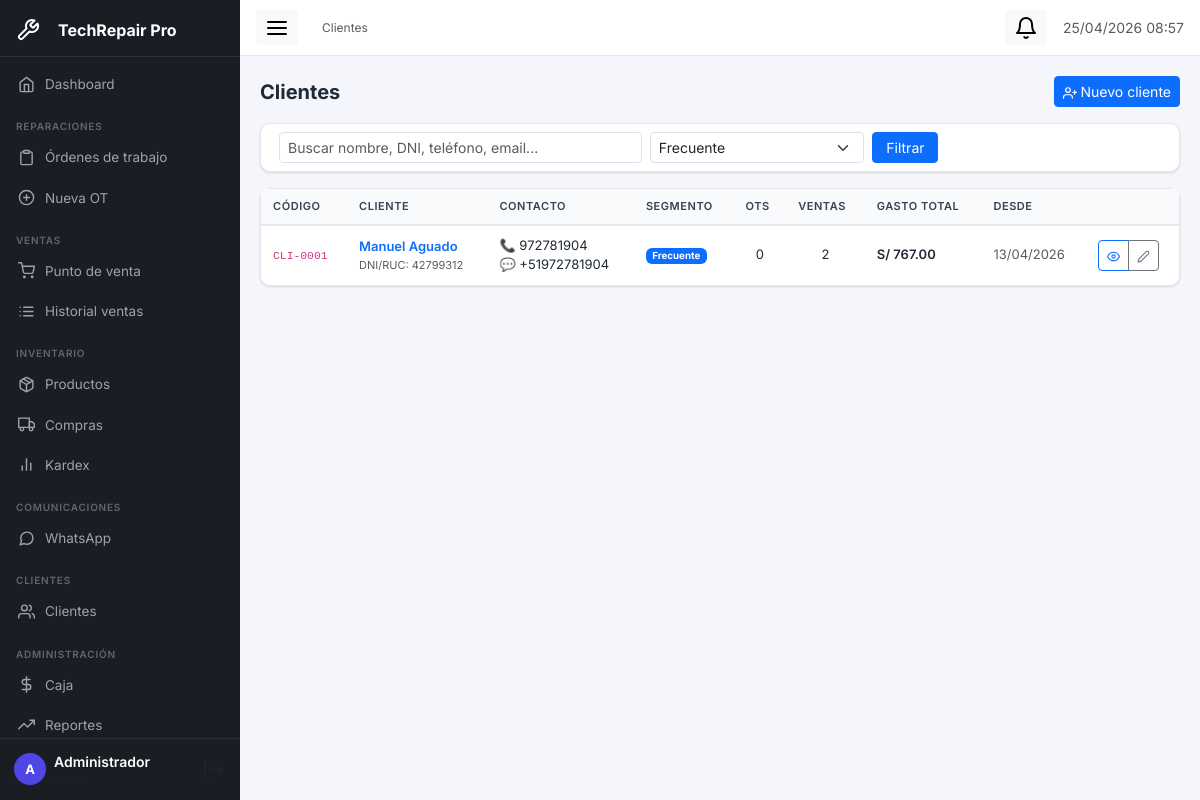
The page /modules/clientes/index.php?segmento=frecuente (signed in) on the database its author committed.
### tables this page shows
CREATE TABLE `clientes`  (
  `id` int UNSIGNED NOT NULL AUTO_INCREMENT,
  `codigo` varchar(20) NOT NULL COMMENT 'CLI-0001',
  `tipo` enum('persona','empresa') NOT NULL DEFAULT 'persona',
  `nombre` varchar(200) NOT NULL,
  `ruc_dni` varchar(20) NULL DEFAULT NULL,
  `email` varchar(150) NULL DEFAULT NULL,
  `telefono` varchar(20) NULL DEFAULT NULL,
  `whatsapp` varchar(20) NULL DEFAULT NULL,
  `direccion` text NULL,
  `distrito` varchar(100) NULL DEFAULT NULL,
  `segmento` enum('nuevo','frecuente','empresa','vip') NULL DEFAULT 'nuevo',
  `notas` text NULL,
  `activo` tinyint(1) NOT NULL DEFAULT 1,
  `created_at` datetime NOT NULL DEFAULT current_timestamp(),
  `updated_at` datetime NOT NULL DEFAULT current_timestamp() ON UPDATE CURRENT_TIMESTAMP,
  PRIMARY KEY (`id`) USING BTREE,
  UNIQUE INDEX `codigo`(`codigo` ASC) USING BTREE,
  INDEX `idx_ruc_dni`(`ruc_dni` ASC) USING BTREE,
  INDEX `idx_telefono`(`telefono` ASC) USING BTREE
);

### config/app.php (called while the page is built, shortened)
<?php
function sanitize(string $val): string {
    return htmlspecialchars(trim($val), ENT_QUOTES, 'UTF-8');
}
function formatMoney(float $amount): string {
    return 'S/ ' . number_format($amount, 2, '.', ',');
}
function formatDate(string $date): string {
    return date('d/m/Y', strtotime($date));
}

### modules/clientes/index.php (the view, shortened to what this page needs)
<?php
require_once __DIR__ . '/../../config/app.php';
$db = getDB();
$q  = trim($_GET['q'] ?? '');
$seg = $_GET['segmento'] ?? '';
$where  = ['c.activo=1'];
$params = [];
if ($seg) { $where[]='c.segmento=?'; $params[]=$seg; }
$clientes = $db->prepare("
  SELECT c.*,
    (SELECT COUNT(*) FROM ordenes_trabajo WHERE cliente_id=c.id) as total_ots,
    (SELECT COUNT(*) FROM ventas WHERE cliente_id=c.id AND estado='completada') as total_ventas,
    (SELECT COALESCE(SUM(precio_final),0) FROM ordenes_trabajo WHERE cliente_id=c.id AND pagado=1) as gasto_rep,
    (SELECT COALESCE(SUM(total),0) FROM ventas WHERE cliente_id=c.id AND estado='completada') as gasto_ven
  FROM clientes c WHERE ".implode(' AND ',$where)."
  ORDER BY c.nombre LIMIT 300");
$clientes->execute($params);
$clientes = $clientes->fetchAll();
require_once __DIR__ . '/../../includes/header.php';
?>
<div class="d-flex justify-content-between align-items-center mb-3">
  <h5 class="fw-bold mb-0">Clientes</h5>
  <a href="<?= BASE_URL ?>modules/clientes/nuevo.php" class="btn btn-primary btn-sm">
    <i data-feather="user-plus" style="width:14px;height:14px"></i> Nuevo cliente
  </a>
</div>
<div class="tr-card mb-3">
  <div class="tr-card-body py-2">
    <form method="GET" class="row g-2 align-items-end">
      <div class="col-md-5"><input type="text" name="q" class="form-control form-control-sm" placeholder="Buscar nombre, DNI, teléfono, email..." value="<?= sanitize($q) ?>"/></div>
      <div class="col-md-3">
        <select name="segmento" class="form-select form-select-sm">
          <?php foreach(['nuevo'=>'Nuevo','frecuente'=>'Frecuente','empresa'=>'Empresa','vip'=>'VIP'] as $v=>$l): ?>
          <option value="<?= $v ?>" <?= $seg===$v?'selected':'' ?>><?= $l ?></option>
          <?php endforeach; ?>
        </select>
      </div>
      <div class="col-md-1"><button type="submit" class="btn btn-primary btn-sm w-100">Filtrar</button></div>
    </form>
  </div>
</div>
<div class="tr-card">
  <div class="tr-card-body p-0" style="overflow:hidden"><div class="table-responsive-wrapper" style="overflow-x:auto;-webkit-overflow-scrolling:touch">
    <table class="tr-table">
      <thead>
        <tr><th>Código</th><th>Cliente</th><th>Contacto</th><th>Segmento</th><th>OTs</th><th>Ventas</th><th>Gasto total</th><th>Desde</th><th></th></tr>
      </thead>
      <tbody>
        <?php foreach($clientes as $c): ?>
        <tr>
          <td><code class="small"><?= sanitize($c['codigo']) ?></code></td>
          <td>
            <a href="<?= BASE_URL ?>modules/clientes/ver.php?id=<?= $c['id'] ?>" class="fw-semibold text-decoration-none"><?= sanitize($c['nombre']) ?></a>
            <?php if($c['ruc_dni']): ?><div class="text-muted" style="font-size:11px">DNI/RUC: <?= sanitize($c['ruc_dni']) ?></div><?php endif; ?>
          </td>
          <td class="small">
            <?php if($c['telefono']): ?><div>📞 <?= sanitize($c['telefono']) ?></div><?php endif; ?>
            <?php if($c['whatsapp']): ?><div>💬 <?= sanitize($c['whatsapp']) ?></div><?php endif; ?>
          </td>
          <td>
            <?php $sbadge=['nuevo'=>'secondary','frecuente'=>'primary','empresa'=>'info','vip'=>'warning'];
            echo '<span class="badge bg-'.($sbadge[$c['segmento']]??'secondary').'">'.ucfirst($c['segmento']).'</span>'; ?>
          </td>
          <td class="text-center"><?= $c['total_ots'] ?></td>
          <td class="text-center"><?= $c['total_ventas'] ?></td>
          <td class="fw-semibold"><?= formatMoney($c['gasto_rep']+$c['gasto_ven']) ?></td>
          <td class="text-muted small"><?= formatDate($c['created_at']) ?></td>
          <td>
            <div class="btn-group btn-group-sm">
              <a href="<?= BASE_URL ?>modules/clientes/ver.php?id=<?= $c['id'] ?>" class="btn btn-outline-primary"><i data-feather="eye" style="width:13px;height:13px"></i></a>
              <a href="<?= BASE_URL ?>modules/clientes/editar.php?id=<?= $c['id'] ?>" class="btn btn-outline-secondary"><i data-feather="edit-2" style="width:13px;height:13px"></i></a>
            </div>
          </td>
        </tr>
        <?php endforeach; ?>
      </tbody>
    </table>
  </div>
</div>
<?php require_once __DIR__ . '/../../includes/footer.php'; ?>

### assets/css/app.css (style rules this page uses)
:root { --sidebar-w: 240px; --sidebar-bg: #1a1d23; --sidebar-text: #9ca3af; --topbar-h: 56px; --primary: #4f46e5; --primary-lt: #eef2ff; --radius: 10px; --shadow: 0 1px 3px rgba(0,0,0,.08), 0 1px 2px rgba(0,0,0,.05); --shadow-md: 0 4px 16px rgba(0,0,0,.10); }
*, *::before, *::after { box-sizing: border-box; }
body.tr-body { margin: 0; font-family: 'Inter', system-ui, -apple-system, sans-serif; background: #f4f6fb; color: #1f2937; -webkit-text-size-adjust: 100%; }
.tr-card { background: #fff; border-radius: var(--radius); box-shadow: var(--shadow); border: 1px solid #e5e7eb; }
.tr-card-body { padding: 18px; }
.table-responsive-wrapper { overflow-x: auto; -webkit-overflow-scrolling: touch; border-radius: 0 0 var(--radius) var(--radius); }
.tr-table { width: 100%; border-collapse: collapse; min-width: 500px; }
.tr-table th { background: #f9fafb; color: #374151; font-weight: 600; font-size: 11px; text-transform: uppercase; letter-spacing: .05em; padding: 9px 12px; border-bottom: 2px solid #e5e7eb; white-space: nowrap; }
.tr-table td { padding: 10px 12px; border-bottom: 1px solid #f3f4f6; font-size: 13px; vertical-align: middle; }
.tr-table tbody tr:last-child td { border-bottom: none; }

### rows shown on the page
clientes: codigo "CLI-0001", nombre "Manuel Aguado", ruc_dni "42799312", telefono "972781904", whatsapp "+51972781904", segmento "Frecuente", total_ots "0", total_ventas "2", gasto_ven "S/ 767.00", created_at "13/04/2026"

### other values the page prints
APP_NAME "TechRepair Pro"
substr($u['nombre'],0,1) "A"
$u['nombre'] "Administrador"
$item['label'] "Clientes"
form field segmento "Frecuente"
